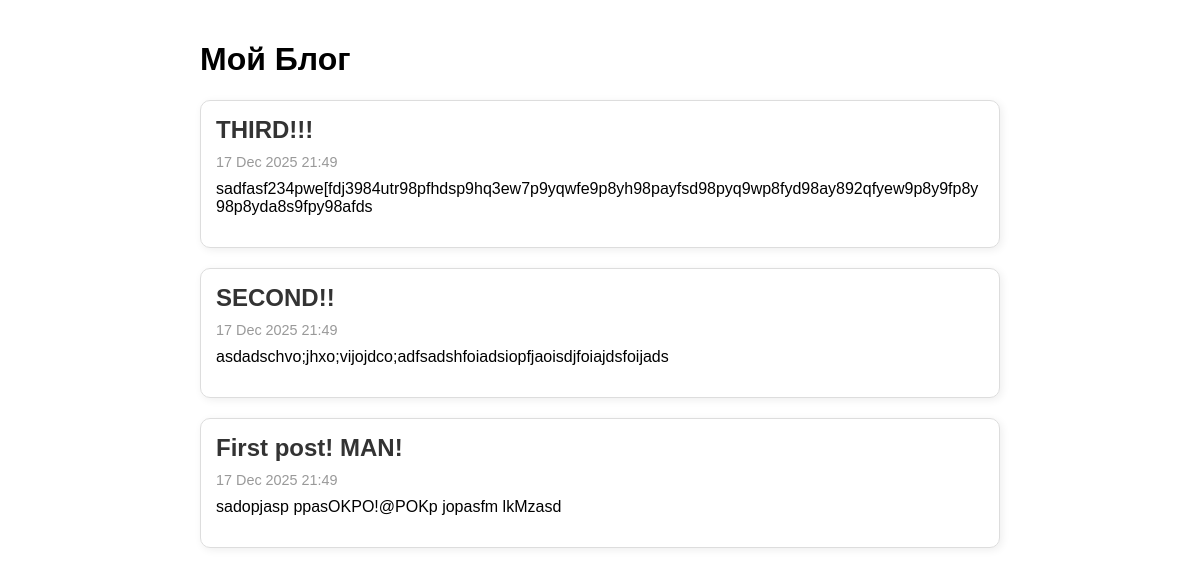
The page / on the database its author committed.
### main/models.py (models this page shows, shortened)
class Post(models.Model):
    title = models.CharField(max_length=200)         # заголовок поста
    created_at = models.DateTimeField(default=timezone.now)  # дата создания
    content = models.TextField()                      # текст поста

### main/views.py (the view)
# urls.py: path('', index),
def index(request):
    posts = Post.objects.all().order_by('-created_at')  # самые новые сверху
    return render(request, 'main/index.html', {'posts': posts})

### main/templates/main/index.html (shortened to what this page needs)
<!DOCTYPE html>
<html lang="en">
<head>
</head>
<body>
    <h1>Мой Блог</h1>
    {% for post in posts %}
    <div class="post">
        <h2>{{ post.title }}</h2>
        <div class="date">{{ post.created_at|date:"d M Y H:i" }}</div>
        <p>{{ post.content }}</p>
    </div>
    {% empty %}
    <p>Постов пока нет.</p>
    {% endfor %}
</body>
</html>

### main/templates/main/index.html (style rules this page uses)
body { font-family: Arial, sans-serif; max-width: 800px; margin: auto; padding: 20px; }
.post { border: 1px solid #ddd; border-radius: 10px; padding: 15px; margin-bottom: 20px; box-shadow: 2px 2px 8px #eee; word-wrap: break-word; overflow-wrap: break-word; }
.post h2 { margin: 0 0 10px 0; color: #333; }
.post .date { font-size: 0.9em; color: #999; }
.post p { margin-top: 10px; }

### rows shown on the page
Post: title "THIRD!!!", created_at "17 Dec 2025 21:49", content "sadfasf234pwe[fdj3984utr98pfhdsp9hq3ew7p9yqwfe9p8yh98payfsd98pyq9wp8fyd98ay892qfyew9p8y9fp8y98p8yda8s9fpy98afds"
Post: title "SECOND!!", created_at "17 Dec 2025 21:49", content "asdadschvo;jhxo;vijojdco;adfsadshfoiadsiopfjaoisdjfoiajdsfoijads"
Post: title "First post! MAN!", created_at "17 Dec 2025 21:49", content "sadopjasp ppasOKPO!@POKp jopasfm lkMzasd"
